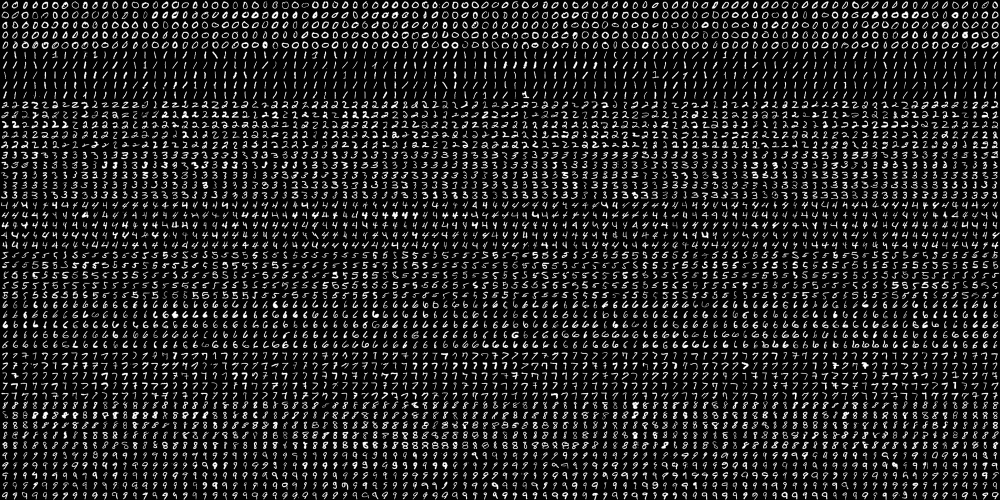
#> input picture 第4章/4/digits.png, 2000 x 1000 px, found by its file name (shown at 1/2 size)
$ python s-1.py
#> lines starting #> are read from the running program, lines starting #| are printed output that depends on the picture; after the words box and inside, x2 and y2 are one past the last pixel; in counts of white or black regions, pixels touching at a corner belong together
import sys

import numpy as np
import cv2

im = cv2.imread('/home/pi/opencv/samples/data/digits.png')
#> im is the input picture: shape (1000, 2000, 3); min 0, max 255, mean 33.8
im3 = im.copy()

gray = cv2.cvtColor(im,cv2.COLOR_BGR2GRAY)
blur = cv2.GaussianBlur(gray,(5,5),0)
thresh = cv2.adaptiveThreshold(blur,255,1,1,11,2)
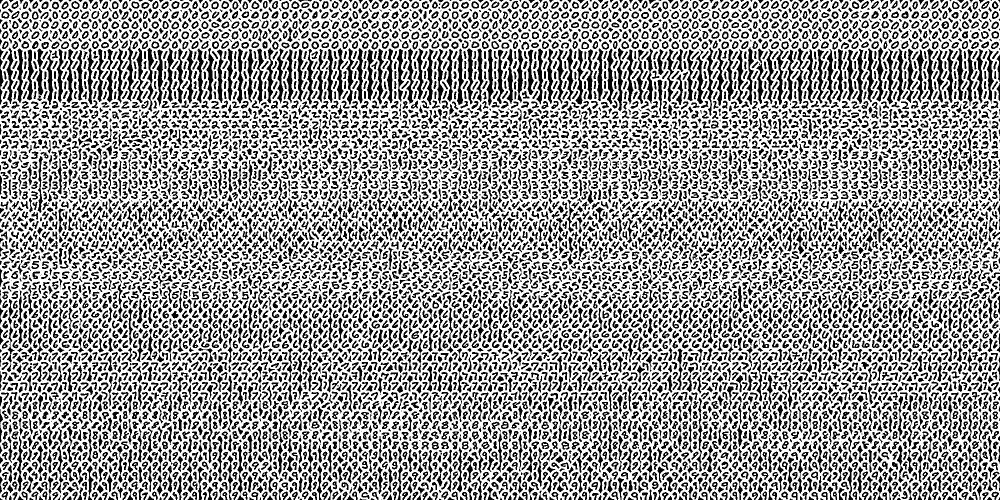
#> thresh: shape (1000, 2000) (shown at 1/2 size); 60.8% white; 8690 black regions (628 under 20 px)

################# Now finding Contours ###################

contours,hierarchy = cv2.findContours(thresh,cv2.RETR_LIST,cv2.CHAIN_APPROX_SIMPLE)
#> contours = 10467 contours, 2112 with area under 20; largest, box (x1, y1, x2, y2) and area: (0, 0, 2000, 1000) 1970824, (913, 96, 929, 211) 923, (972, 97, 989, 212) 912, (1233, 94, 1248, 224) 908, (1213, 96, 1229, 210) 907

samples = np.empty((0,100))
responses = []
keys = [i for i in range(48,58)]

for cnt in contours:
   if cv2.contourArea(cnt)>50:
       [x,y,w,h] = cv2.boundingRect(cnt)

#> (the run stopped early here; a loop or call above may not have finished)
